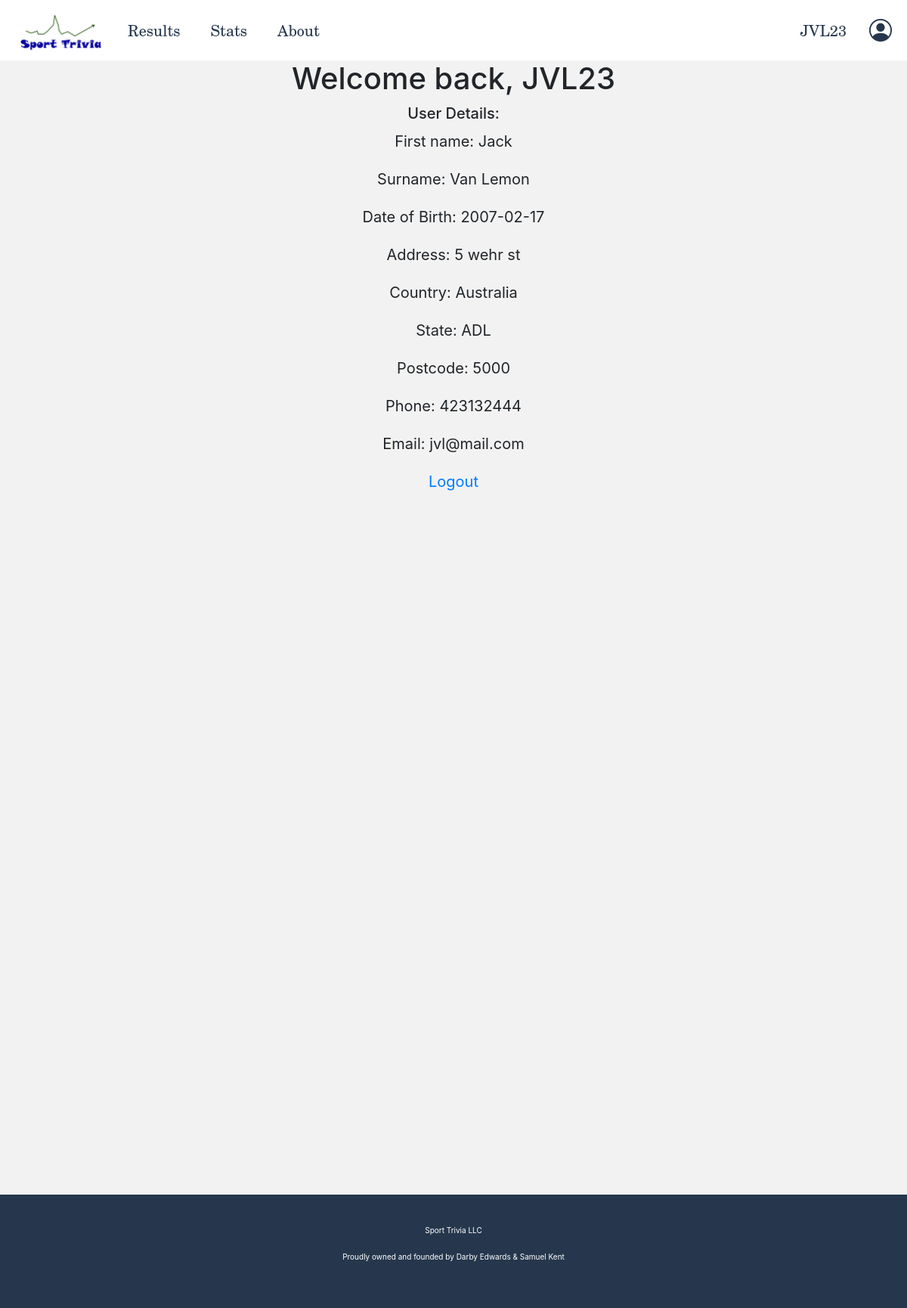
Screenshot of /user (signed in) with the database file from the repository.
### app/models.py (models this page shows, shortened)
class User(UserMixin, db.Model):
    id = db.Column(db.Integer, primary_key=True)
    username = db.Column(db.String(64), unique=True, index=True)
    firstname = db.Column(db.String(64))
    surname = db.Column(db.String(64))
    dob = db.Column(db.Date)
    address = db.Column(db.String(128))
    country = db.Column(db.String(64))
    state = db.Column(db.String(64))
    postcode = db.Column(db.Integer)
    phone = db.Column(db.Integer)
    email = db.Column(db.String(128), unique=True, index=True)
    password_hash = db.Column(db.String(128))

### app/routes.py (the view)
@app.route('/user', methods=['GET', 'POST'])
@login_required
def user():
    return render_template('user.html', title="Results")

### app/models.py (called while the page is built)
@login.user_loader
def load_user(id):
    return User.query.get(int(id))

### app/templates/user.html
{% extends "base.html" %}
{% block content %}
    <div class="user-main">
        <h2>Welcome back, {{ current_user.username }}</h2>
        <h6>User Details:</h6>
        <p>First name: {{ current_user.firstname }}</p>
        <p>Surname: {{ current_user.surname }}</p>
        <p>Date of Birth: {{ current_user.dob }}</p>
        <p>Address: {{ current_user.address }}</p>
        <p>Country: {{ current_user.country }}</p>
        <p>State: {{ current_user.state }}</p>
        <p>Postcode: {{ current_user.postcode }}</p>
        <p>Phone: {{ current_user.phone }}</p>
        <p>Email: {{current_user.email }}</p>
        <p><a href={{ url_for('logout') }}>Logout</a></p>
    </div>
{% endblock %}

### app/templates/base.html (shortened to what this page needs)
<html>
    <head>
        <link rel="stylesheet" href="https://cdn.jsdelivr.net/npm/bootstrap@4.6.0/dist/css/bootstrap.min.css">
        <link rel="stylesheet" href="{{ url_for('static', filename='main.css') }}">
        <link rel="stylesheet" href="https://cdn.jsdelivr.net/npm/bootstrap-icons@1.4.1/font/bootstrap-icons.css">
    </head>
    <body>
        <div class="header">
            <div class="header-left">
                <img src="{{ url_for('static', filename='assets/sportquizlogo.png') }}" alt="Shark Stakes LLC" onclick="toHome()">
                <p><a href={{ url_for('results') }}>Results</a></p>
                <p><a href={{ url_for('stats') }}>Stats</a></p>
                <p><a href={{ url_for('about') }}>About</a></p>
            </div>
            <div class="header-middle">
            </div>
            {% if not current_user.is_authenticated %}
                <div class="header-right">
                    <p><a href={{ url_for('login') }}>Login/Register</a></p>
                    <a href={{ url_for('login') }}> <i class="bi bi-person-circle"></i></a>
                </div>
            {% else %}
                <div class="header-right">
                    <p><a href={{ url_for('user') }}>{{current_user.username}}</a></p>
                    <a href={{ url_for('user') }}> <i class="bi bi-person-circle"></i></a>
                </div>
            {% endif %}
        </div>
        <div class="content">
            {% block content %}{% endblock %}
        </div>
        <div class="footer">
            <p>Sport Trivia LLC</p>
            <p>Proudly owned and founded by Darby Edwards & Samuel Kent</p>
        </div>
    </body>
</html>

### app/static/main.css (style rules this page uses)
:root { --header_height: 80px; --grey1: rgba(0, 0, 0, 0.05); --navy1: #26374D; --navy1rgb: rgba(38, 55, 77, 1); --green1: #146E1E; }
html { font-size: 20px; }
body { background-color: white; }
.header { background-color: white; color: var(--navy1); height: var(--header__height); width: 100%; display: grid; grid-template-columns: auto auto auto; grid-template-rows: auto; }
.header * { height: var(--header_height); display: flex; flex-direction: row; padding-left: 10px; padding-right: 10px; line-height: var(--header_height); font-family: 'New Century Schoolbook', 'TeX Gyre Schola', 'serif'; text-decoration: none; color: var(--navy1); }
.header-left { justify-content: flex-start; }
.header-left img { padding-top: 20px; }
.header-middle { justify-content: center; }
.header-right { justify-content: flex-end; }
.header-right i { font-size: 1.5em; text-align: center; padding-right: 0; padding-left: 0; display: flex; align-items: center; }
.content { background-color: var(--grey1); width: 100%; margin-left: auto; margin-right: auto; padding-top: 0; padding-bottom: 20px; min-height: 1500px; text-align: center; }
.footer { background-color: var(--navy1); display: flex; flex-direction: column; color: white; bottom: 0; min-height: 150px; align-items: center; justify-content: center; width: 100%; }
.footer * { font-size: 0.5em; height: 100%; }

### rows the page displays
User: username "JVL23", firstname "Jack", surname "Van Lemon", dob "2007-02-17", address "5 wehr st", country "Australia", state "ADL", postcode "5000", phone "423132444", email "jvl@mail.com"
